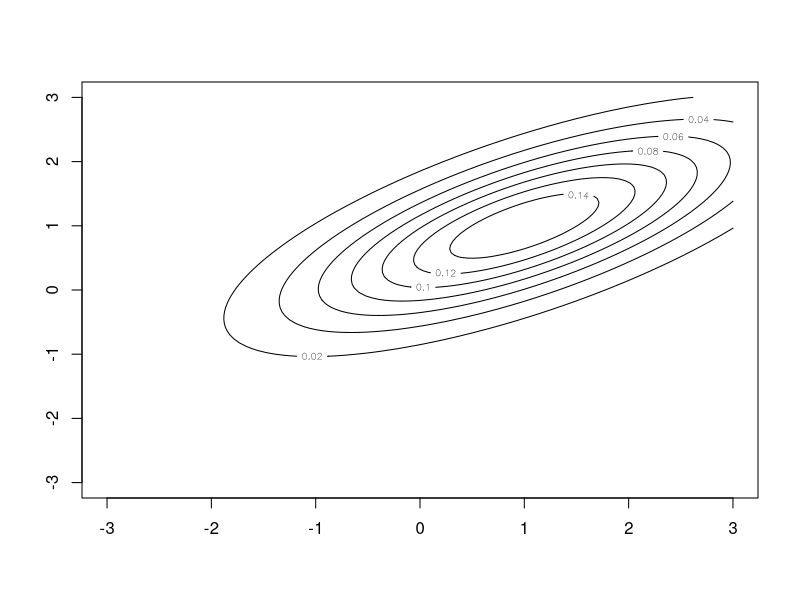
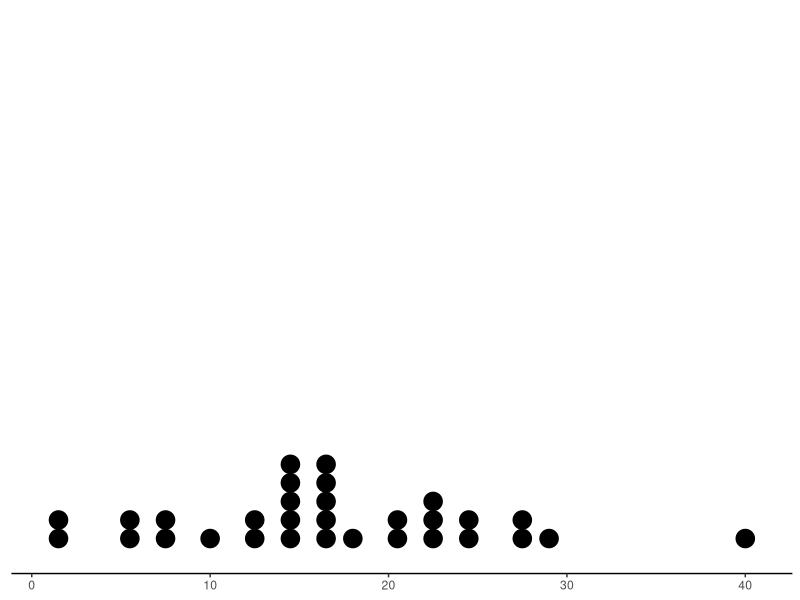
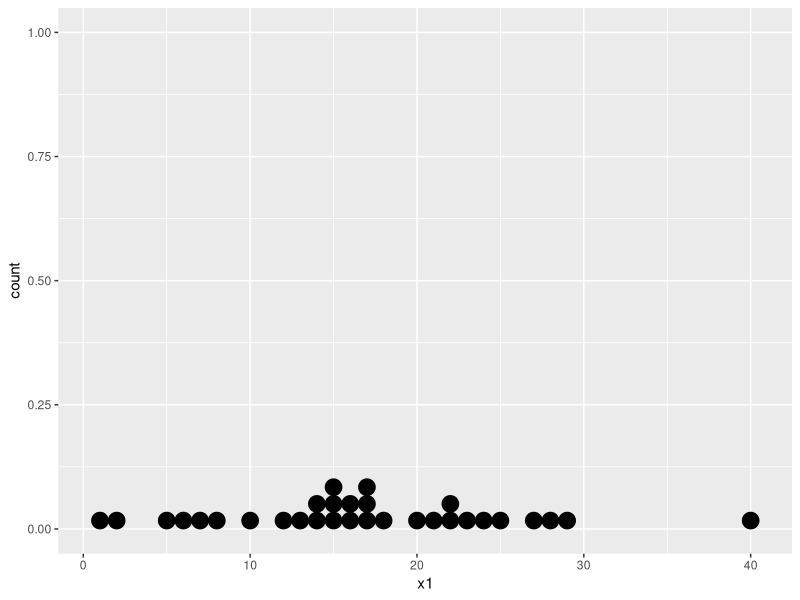

These charts were generated, in order, by the following R code:
library(ggplot2)
library(ggpubr)
library(mvtnorm)

# contour
x.points <- seq(-3,3, length.out = 100)
y.points <- x.points
z <- matrix(0, nrow = 100, ncol = 100)
mu <- c(1,1)
sigma <- matrix(c(2,1,1,1), nrow = 2)

for (i in 1:100) {
  for (j in 1:100) {
    z[i,j] <- dmvnorm(c(x.points[i], y.points[j]), mean = mu, sigma = sigma)
  }
}

contour(x.points, y.points, z)

# dot plot fail

x1 <- c(1,2,5,6,7,8,10,12,
        13,14,14,15,15,15,
        16,16,17,17,17,18,
        20,21,22,22,23,24,
        25,27,28,29,40)

x2 <- c(1,2,5,6,7,8,10,12,
        13,14,14,15,15,15,
        16,16,17,17,17,18,
        20,21,22,22,23,24,
        25,27,28,29,40)

df <- data.frame(x1,x2)

xplot <- ggplot(df, aes(x = x1)) +
  geom_dotplot(dotsize = 0.8)+theme(axis.text.y=element_blank(),
                                    panel.grid.major = element_blank(), 
                                    panel.grid.minor = element_blank(),
                                    panel.border = element_blank(),
                                    panel.background = element_blank(),
                                    axis.line.x = element_line(colour = "black"),
                                    axis.title=element_blank(),
                                    axis.ticks.y=element_blank())
xplot

# dot plot

x1 <- c(1,2,5,6,7,8,10,12,
        13,14,14,15,15,15,
        16,16,17,17,17,18,
        20,21,22,22,23,24,
        25,27,28,29,40)

x2 <- c(1,2,5,6,7,8,10,12,
        13,14,14,15,15,15,
        16,16,17,17,17,18,
        20,21,22,22,23,24,
        25,27,28,29,40)

df <- data.frame(x1,x2)

sample <- ggplot(df, aes(x1)) +
  geom_dotplot(binwidth = 1)
sample
